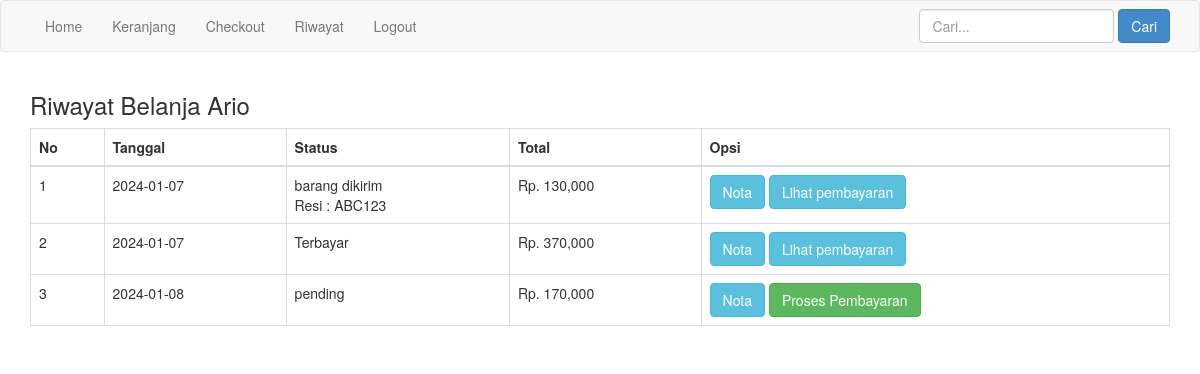
Page /riwayat.php (signed in) on the committed database.
### tables this page shows
CREATE TABLE `pembelian` (
  `id_pembelian` int(11) NOT NULL,
  `id_pelanggan` int(11) NOT NULL,
  `id_ongkir` int(11) NOT NULL,
  `tanggal_pembelian` date NOT NULL,
  `total_pembelian` int(25) NOT NULL,
  `nama_kota` varchar(100) NOT NULL,
  `tarif` int(11) NOT NULL,
  `alamat_pengiriman` text NOT NULL,
  `status_pembelian` varchar(255) NOT NULL DEFAULT 'pending',
  `resi_pengiriman` varchar(50) NOT NULL
);

### riwayat.php (the view, shortened to what this page needs)
<?php
include 'koneksi.php';
?>
<!DOCTYPE html>
<html lang="en">
<head>
    <link rel="stylesheet" href="admin/assets/css/bootstrap.css">
</head>
<body>
<?php include "menu.php"; ?>
<section class="riwayat">
    <div class="container">
        <h3>Riwayat Belanja <?php echo $_SESSION["pelanggan"]["nama_pelanggan"]; ?></h3>
        <table class="table table-bordered">
            <thead>
                <tr>
                    <th>No</th>
                    <th>Tanggal</th>
                    <th>Status</th>
                    <th>Total</th>
                    <th>Opsi</th>
                </tr>
            </thead>
            <tbody>
                <?php $nomor = 1; ?>
                <?php
                $id_pelanggan = $_SESSION["pelanggan"]["id_pelanggan"];
                $ambil = $conn->query("SELECT * FROM pembelian WHERE id_pelanggan = '$id_pelanggan'");
                while($pecah = $ambil->fetch_assoc()){
                ?>
                <tr>
                    <td><?php echo $nomor; ?></td>
                    <td><?php echo $pecah["tanggal_pembelian"]; ?></td>
                    <td><?php echo $pecah["status_pembelian"]; ?>
                    <br><?php if(!empty($pecah["resi_pengiriman"])): ?>
                        Resi : <?php echo $pecah["resi_pengiriman"]; ?>
                        <?php endif; ?>
                    </td>
                    <td>Rp. <?php echo number_format($pecah["total_pembelian"]); ?></td>
                    <td><a href="nota.php?id=<?php echo $pecah["id_pembelian"]; ?>" class="btn btn-info">Nota</a>
                    <?php if($pecah["status_pembelian"] == "pending"): ?>
                        <a href="pembayaran.php?id=<?php echo $pecah["id_pembelian"]; ?>" class="btn btn-success">Proses Pembayaran</a>
                    <?php else : ?>
                        <a href="lihat_pembayaran.php?id=<?php echo $pecah["id_pembelian"]; ?>" class="btn btn-info">Lihat pembayaran</a>
                    <?php endif; ?>
                    </td>
                </tr>
                <?php $nomor++; ?>
                <?php } ?>
            </tbody>
        </table>
    </div>
</section>
</body>
</html>

### rows in the picture
pembelian: tanggal_pembelian "2024-01-07", status_pembelian "barang dikirim", resi_pengiriman "ABC123", total_pembelian "130,000"
pembelian: tanggal_pembelian "2024-01-07", status_pembelian "Terbayar", total_pembelian "370,000"
pembelian: tanggal_pembelian "2024-01-08", status_pembelian "pending", total_pembelian "170,000"

### other values in the picture
$_SESSION["pelanggan"]["nama_pelanggan"] "Ario"
